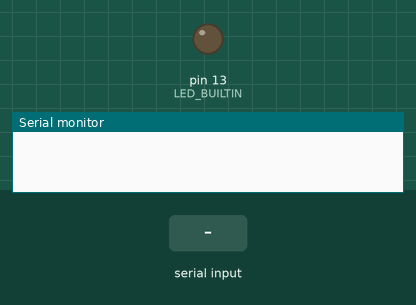
The sketch below on a simulated Arduino Uno, built with avr-gcc and run on an emulated ATmega328P. Shown: output pins drawn as LEDs (lit = HIGH), the last lines printed to the serial monitor. The inputs (shaded band) are chosen by the test bench.

Above: at 1.2 s.
1.3 s: "LED_OFF" received over Serial
At 3.1 s:
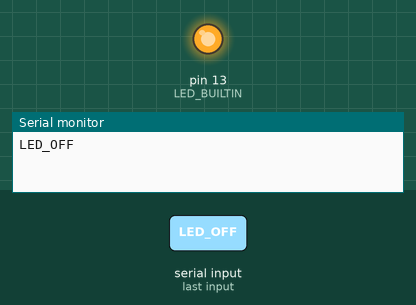
3.8 s: "LED_ON" received over Serial
At 6.2 s:
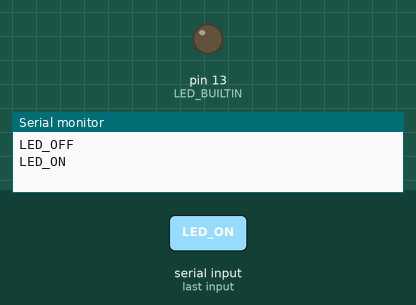
Timing chart, 0 to 7.7 s (numbered marks = the images above; inputs shaded):
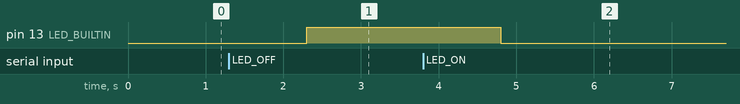

Measured:
- after the input at 1.3 s, pin 13 (LED_BUILTIN): LOW → HIGH after 1.0 s
- after the input at 3.8 s, pin 13 (LED_BUILTIN): HIGH → LOW after 1.0 s

The sketch:

p4_3-serial.ino
```cpp
void setup()
{
  Serial.begin(115200);
  pinMode(LED_BUILTIN, OUTPUT);
}

void loop()
{
  if(Serial.available()) {
    String my_string = Serial.readString();
    my_string.trim();

    if(my_string == "LED_ON") {
      digitalWrite(LED_BUILTIN, LOW);
    } else if(my_string == "LED_OFF") {
      digitalWrite(LED_BUILTIN, HIGH);
    }
    Serial.println(my_string);
  }
}
```
